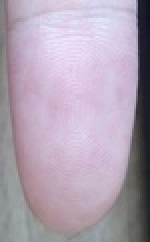
#> input picture resources/fp03.jpg, 75 x 121 px, shrunk from 300 x 484 before the run (shown 2 times larger)
$ python fingerprint_detect.py
#> lines starting #> are read from the running program, lines starting #| are printed output that depends on the picture; after the words box and inside, x2 and y2 are one past the last pixel; in counts of white or black regions, pixels touching at a corner belong together
### pre_process/threshold.py
__author__ = 'sunary'


import cv2
import numpy as np


def ostu_algorithm(img, blursize):
    blur = cv2.GaussianBlur(img, (blursize, blursize), 0)
    hist = cv2.calcHist([blur], [0], None, [256], [0, 256])
    hist_norm = hist.ravel()/hist.max()
    Q = hist_norm.cumsum()
    bins = np.arange(256)
    fn_min = np.inf
    thresh = -1
    for i in xrange(1, 256):
        p1, p2 = np.hsplit(hist_norm, [i]) # probabilities
        q1, q2 = Q[i], Q[255] - Q[i] # cum sum of classes
        b1, b2 = np.hsplit(bins, [i]) # weights

        if q1 == 0: continue
        if q2 == 0: continue
        m1, m2 = np.sum(p1 * b1)/q1, np.sum(p2 * b2)/q2
        v1, v2 = np.sum(((b1 - m1) **2)*p1)/q1, np.sum(((b2 - m2) **2) *p2)/q2
        fn = v1*q1 + v2*q2

        if fn < fn_min:
            fn_min = fn
            thresh = i
    ret, otsu = cv2.threshold(blur, 0, 255, cv2.THRESH_BINARY + cv2.THRESH_OTSU)

    return otsu

### pre_process/gabor_filter.py
__author__ = 'sunary'


import numpy as np
import math


class GaborFilter():

    def __init__(self):
        self.block_size = (9, 9)

    def process(self, pix):
        block_orientation = self.orientation(pix)
        variance_orientation = self.variance(pix)
        pix = self.gabor_filter(block_orientation, variance_orientation, 5, 0)

        return pix

    def orientation(self, pix):
        vx = [[0] * len(pix[0]) for _ in range(len(pix))]
        vy = [[0] * len(pix[0]) for _ in range(len(pix))]

        self._sobel()

        for i in range(len(self.gx)/2, len(pix) - len(self.gx)/2):
            for j in range(len(self.gy)/2, len(pix[0]) - len(self.gy)/2):

                for d1 in range(len(self.gx)):
                    for d2 in range(len(self.gx)):
                        vx[i][j] += self.gx[d1][d2] * pix[i + d1 - len(self.gx)/2][j + d2 - len(self.gx)/2]
                        vy[i][j] += self.gy[d1][d2] * pix[i + d1 - len(self.gx)/2][j + d2 - len(self.gy)/2]

        n_blocks_x = len(pix) / self.block_size[0]
        n_blocks_y = len(pix[0]) / self.block_size[1]

        block_orientation = [[0] * n_blocks_y for _ in range(n_blocks_x)]

        for i in range(0, n_blocks_x):
            for j in range(0, n_blocks_y):
                sum_v1 = 0.0
                sum_v2 = 0.0

                for ii in range(0, self.block_size[0]):
                    for jj in range(0, self.block_size[1]):
                        sum_v1 += 2 * vx[i + ii][j + jj] * vy[i + ii][j + jj]
                        sum_v2 += vx[i + ii][j + jj] **2 - vy[i + ii][j + jj] **2

                block_orientation[i][j] = math.atan2(sum_v2, sum_v1)/2

        return block_orientation

    def variance(self, pix):
        dx = [[0] * len(pix[0]) for _ in range(len(pix))]
        dy = [[0] * len(pix[0]) for _ in range(len(pix))]

        self._sobel()

        for i in range(len(self.gx)/2, len(pix) - len(self.gx)/2):
            for j in range(len(self.gy)/2, len(pix[0]) - len(self.gy)/2):

                for d1 in range(len(self.gx)):
                    for d2 in range(len(self.gx)):
                        dx[i][j] += self.gx[d1][d2] * pix[i + d1 - len(self.gx)/2][j + d2 - len(self.gx)/2]
                        dy[i][j] += self.gy[d1][d2] * pix[i + d1 - len(self.gx)/2][j + d2 - len(self.gy)/2]

        vx = [[2 * dx[i][j] * dy[i][j] for j in range(len(pix[0]))] for i in range(len(pix))]
        vy = [[dx[i][j]**2 - dy[i][j]**2 for j in range(len(pix[0]))] for i in range(len(pix))]

        vx_integral_img = self.cal_integral_img(vx)
        vy_integral_img = self.cal_integral_img(vy)

        orientation = [[0] * len(pix[0]) for _ in range(len(pix))]
        for i in range(len(pix)):
            for j in range(len(pix[0])):
                min_i, max_i, min_j, max_j = self.ij_value((len(pix), len(pix[0])), self.block_size, i, j)

                _vx = vx_integral_img[max_i][max_j] + vx_integral_img[min_i][min_j] -\
                      (vx_integral_img[max_i][min_j] + vx_integral_img[min_i][max_j])
                _vy = vy_integral_img[max_i][max_j] + vy_integral_img[min_i][min_j] -\
                      (vy_integral_img[max_i][min_j] + vy_integral_img[min_i][max_j])

                orientation[i][j] = math.atan2(_vy, _vx)/2

        integral_orientation = self.cal_integral_img(orientation)
        mean_orientation = [[0] * len(pix[0]) for _ in range(len(pix))]
        for i in range(len(pix)):
            for j in range(len(pix[0])):
                min_i, max_i, min_j, max_j = self.ij_value((len(pix), len(pix[0])), self.block_size, i, j)

                mean_orientation[i][j] = 1.*(integral_orientation[max_i][max_j] + integral_orientation[min_i][min_j] -\
                      (integral_orientation[max_i][min_j] + integral_orientation[min_i][max_j]))/\
                      (self.block_size[0] * self.block_size[1])

        variance_orientation = [[0] * len(pix[0]) for _ in range(len(pix))]
        for i in range(self.block_size[0]/2, len(pix) - self.block_size[0]/2):
            for j in range(self.block_size[1]/2, len(pix[0]) - self.block_size[1]/2):

                for m in range(-self.block_size[0]/2, self.block_size[0]/2 + 1):
                    for n in range(-self.block_size[1]/2, self.block_size[1]/2 + 1):
                        variance_orientation[i][j] += (mean_orientation[i][j] - orientation[i + m][j + n])**2

                variance_orientation[i][j] = math.sqrt(variance_orientation[i][j] / (self.block_size[0] * self.block_size[1]))

        return variance_orientation

    def gabor_filter(self, block_orientation, variance_orientation, wavelength, phase_offset):
        gabor = [[0]*len(variance_orientation[0]) for _ in range(len(variance_orientation))]

        for i in range(len(variance_orientation)/self.block_size[0] * self.block_size[0]):
            for j in range(len(variance_orientation[0])/self.block_size[1] * self.block_size[1]):
                theta = block_orientation[i/self.block_size[0]][j/self.block_size[1]]
                x_theta = i * math.cos(theta) + j * math.sin(theta)
                y_theta = -i * math.sin(theta) + j * math.cos(theta)
                try:
                    gabor[i][j] = math.exp(-(x_theta **2 + (wavelength * y_theta) **2)/(2 * variance_orientation[i][j] **2)) * math.cos(2 * math.pi * x_theta/wavelength + phase_offset)
                except:
                    gabor[i][j] = 0

        return gabor

    def _sobel(self):
        self.gx = [[-1, 0, 1],
                  [-2, 0, 2],
                  [-1, 0, 1]]
        self.gy = [[-1, -2, -1],
                  [0, 0, 0],
                  [1, 2, 1]]

        self.gx = [[1, 2, 0, -2, -1],
                   [4, 8, 0, -8, -4],
                   [6, 12, 0, -12, -6],
                   [4, 8, 0, -8, -4],
                   [1, 2, 0, -2, -1]]
        self.gy = [[-1, -4, -6, -4, -1],
                   [-2, -8, -12, -8, -2],
                   [0, 0, 0, 0, 0],
                   [2, 8, 12, 8, 2],
                   [1, 4, 6, 4, 1]]

    def cal_integral_img(self, pix):
        '''
        Examples:
            >>> cal_integral_img([[1, 2, 3], [1, 2, 3], [1, 2, 3]])
            [[1, 3, 6], [2, 6, 12], [3, 9, 18]]
        '''

        integral_img = [[0] * len(pix[0]) for _ in range(len(pix))]

        integral_img[0][0] = pix[0][0]
        for j in range(1, len(pix[0])):
            integral_img[0][j] = integral_img[0][j - 1] + pix[0][j]

        for i in range(1, len(pix)):
            line_sum = 0
            for j in range(len(pix[0])):
                line_sum += pix[i][j]
                integral_img[i][j] = integral_img[i - 1][j] + line_sum

        return integral_img

    def ij_value(self, pix_size, block_size, i, j):
        min_i = max(i - block_size[0]/2-1, 0)
        max_i = min(i + block_size[0]/2, pix_size[0] - 1)
        min_j = max(j - block_size[1]/2-1, 0)
        max_j = min(j + block_size[1]/2, pix_size[1] - 1)

        return min_i, max_i, min_j, max_j


# [13 lines that do not run on import are left out]

### opencv/fingerprint_detect.py
__author__ = 'sunary'


from utils import helper
import os
import cv2
import numpy as np
from pre_process.edge_detect import EdgeDetect
from pre_process import threshold
from pre_process.fingerprint_enhance import FingerprintEnhance
from pre_process.gabor_filter import GaborFilter


class FingerprintDetect():

    def __init__(self):
        pass

    # [25 lines left out: function convert_gray, not called in this run]

    def convert_hsv(self, img_file):
#> called with img_file = '/../resources/fp03.jpg'
        pix = cv2.imread(os.path.dirname(__file__) + img_file)
#> pix is the input picture: shape (121, 75, 3); mean B, G, R 178.9, 162.3, 175.9

        r_size = 5
        c_size = r_size - 1

        # using HSV space
        hsv = cv2.cvtColor(pix, cv2.COLOR_BGR2HLS)
#> hsv: shape (121, 75, 3); mean of channels 0, 1, 2 131.8, 171.8, 49.9
        pix_s = hsv[:, :, 1]
        cv2.imshow('pix-s', pix_s)
        # Adaptive Threshold -> CLAHE
        clahe = cv2.createCLAHE(clipLimit=2.0, tileGridSize=(c_size, c_size))
        pix_clahe = clahe.apply(pix_s)
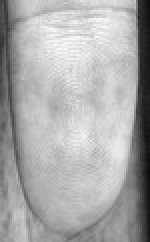
#> pix_clahe: shape (121, 75) (shown 2 times larger); min 13, max 249, mean 170.1
        pix_bin = cv2.adaptiveThreshold(pix_clahe, 255, cv2.ADAPTIVE_THRESH_MEAN_C, cv2.THRESH_BINARY_INV,
                                        blockSize=r_size*2 + 1, C=r_size)
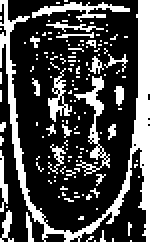
#> pix_bin: shape (121, 75) (shown 2 times larger); 28.7% white; 144 white regions (129 under 20 px), largest, box (x1, y1, x2, y2) and area: (0, 0, 75, 121) 1312, (37, 38, 55, 88) 220, (16, 1, 65, 11) 174
        cv2.imshow('pix-bin', pix_bin)
        pix_threshold = threshold.ostu_algorithm(pix_bin, r_size - 2)
#> in ostu_algorithm, `blur = cv2.GaussianBlur(img, (blursize, blursize), 0)`:
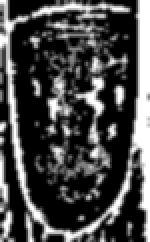
#> blur: shape (121, 75) (shown 2 times larger); min 0, max 255, mean 73
#> in ostu_algorithm, `hist = cv2.calcHist([blur], [0], None, [256], [0, 256])`: hist = 256 values, max 3590 at index 0, min 0 at index 1, mean 35.45
#> in ostu_algorithm, `hist_norm = hist.ravel()/hist.max()`: hist_norm = 256 values, max 1 at index 0, min 0 at index 1, mean 0.00987
#> in ostu_algorithm, `Q = hist_norm.cumsum()`: Q = 256 values from 1 to 2.53
#> the loop in ostu_algorithm, `for i in xrange(1, 256):` made 255 passes
#> (p1, q1, q2, m1, m2, v1, v2, fn) on pass 1: ([1], 1, 1.53, 0, 120.8, 0, 6773.9, 10349.5)
#> (q1, q2, m1, m2, v1, v2, fn, fn_min) on passes 17, 33, 49, 65, 81, 97: (1.17, 1.36, 2.27, 133.6, 31.22, 6097.9, 8342.5, 8342.5), (1.3, 1.23, 5.25, 144.3, 107.8, 5538.4, 6964.7, 6964.7), (1.43, 1.09, 9.36, 156.4, 256.3, 4920.7, 5752.6, 5752.6), (1.63, 0.899, 15.92, 176.5, 540.5, 3730.9, 4235, 4235), (1.7, 0.83, 18.52, 184.5, 678.8, 3201.9, 3810.3, 3810.3), (1.81, 0.72, 23.24, 198.1, 980.6, 2310.3, 3436.3, 3436.3)
#> after the loop in ostu_algorithm, `for i in xrange(1, 256):`: fn_min = 3423.3; thresh = 113
#> in ostu_algorithm, `ret, otsu = cv2.threshold(blur, 0, 255, cv2.THRESH_BINARY + cv2.THRESH..`:
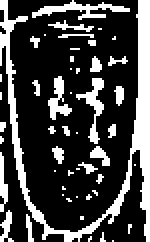
#> otsu: shape (121, 75) (shown 2 times larger); 26.6% white; 50 white regions (34 under 20 px), largest, box (x1, y1, x2, y2) and area: (0, 0, 75, 121) 1333, (16, 0, 65, 10) 178, (38, 39, 52, 72) 147
#> in ostu_algorithm, `ret, otsu = cv2.threshold(blur, 0, 255, cv2.THRESH_BINARY + cv2.THRESH..`: ret = 112
        cv2.imshow('pix-ostu', pix_threshold)

        # fe = FingerprintEnhance()
        # pix_enhance = fe.gabor_filter(pix_threshold)
        # cv2.imshow("pix-enhance", np.array(pix_enhance))

        gabor = GaborFilter()
        pix_gabor = gabor.process(pix_threshold)
#> in orientation, `vx = [[0] * len(pix[0]) for _ in range(len(pix))]`: vx = 121 items
#> the loop in orientation, `for i in range(len(self.gx)/2, len(pix) - len(self.gx)/2):` made 117 passes
#> in orientation, `n_blocks_x = len(pix) / self.block_size[0]`: n_blocks_x = 13
#> in orientation, `n_blocks_y = len(pix[0]) / self.block_size[1]`: n_blocks_y = 8
#> in orientation, `block_orientation = [[0] * n_blocks_y for _ in range(n_blocks_x)]`: block_orientation = 13 items, first 6: [0, 0, 0, 0, 0, 0, 0, 0], [0, 0, 0, 0, 0, 0, 0, 0], [0, 0, 0, 0, 0, 0, 0, 0], [0, 0, 0, 0, 0, 0, 0, 0], [0, 0, 0, 0, 0, 0, 0, 0], [0, 0, 0, 0, 0, 0, 0, 0]
#> after the loop in orientation, `for i in range(0, n_blocks_x):`: block_orientation = 13 items
#> in variance, `dx = [[0] * len(pix[0]) for _ in range(len(pix))]`: dx = 121 items
#> the loop in variance, `for i in range(len(self.gx)/2, len(pix) - len(self.gx)/2):` made 117 passes
#> the loop in cal_integral_img, `for j in range(1, len(pix[0])):` made 74 passes
#> the loop in cal_integral_img, `for i in range(1, len(pix)):` made 120 passes
#> the loop in cal_integral_img (call 2), `for j in range(1, len(pix[0])):` made 74 passes
#> the loop in cal_integral_img (call 2), `for i in range(1, len(pix)):` made 120 passes
#> the loop in variance, `for i in range(len(pix)):` made 121 passes
#> the loop in variance, `for i in range(len(pix)):` made 121 passes
#> the loop in variance, `for i in range(self.block_size[0]/2, len(pix) - self.block_size[0]/2):` made 113 passes
#> the loop in gabor_filter, `for i in range(len(variance_orientation)/self.block_size[0] * self.blo..` made 117 passes
        cv2.imshow("pix-gabor", np.array(pix_gabor))

        cv2.waitKey()

if __name__ == '__main__':
    fp_detect = FingerprintDetect()
    # fp_detect.convert_gray('/../resources/fp03.jpg')
    fp_detect.convert_hsv('/../resources/fp03.jpg')

$ run again, with resources/fp02.jpg copied over resources/fp03.jpg
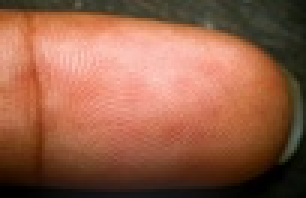
#> input picture resources/fp02.jpg, 102 x 66 px, shrunk from 408 x 262 before the run (shown 3 times larger)
#> in convert_hsv, pix is the input picture: shape (66, 102, 3); mean B, G, R 71.2, 95.1, 148.6
#> hsv: shape (66, 102, 3); mean of channels 0, 1, 2 14.7, 110.2, 142.1
#> pix_bin: shape (66, 102); 30.9% white; 104 white regions (95 under 20 px), largest, box (x1, y1, x2, y2) and area: (0, 0, 102, 66) 750, (0, 0, 70, 58) 571, (18, 19, 42, 36) 127
#> in ostu_algorithm, `blur = cv2.GaussianBlur(img, (blursize, blursize), 0)`:
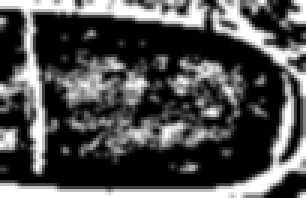
#> blur: shape (66, 102) (shown 3 times larger); min 0, max 255, mean 78.8
#> hist = 256 values, max 2463 at index 0, min 0 at index 1, mean 26.3
#> hist_norm = 256 values, max 1 at index 0, min 0 at index 1, mean 0.0107
#> Q = 256 values from 1 to 2.73
#> the loop in ostu_algorithm, `for i in xrange(1, 256):` made 255 passes
#> (p1, q1, q2, m1, m2, v1, v2, fn) on pass 1: ([1], 1, 1.73, 0, 124.2, 0, 6477.8, 11227.7)
#> after the loop in ostu_algorithm, `for i in xrange(1, 256):`: fn_min = 3973.4; thresh = 97
#> in ostu_algorithm, `ret, otsu = cv2.threshold(blur, 0, 255, cv2.THRESH_BINARY + cv2.THRESH..`:
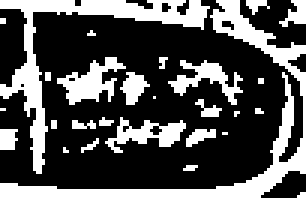
#> otsu: shape (66, 102) (shown 3 times larger); 32.1% white; 28 white regions (17 under 20 px), largest, box (x1, y1, x2, y2) and area: (0, 0, 102, 66) 783, (0, 0, 70, 58) 615, (19, 19, 42, 35) 167
#> ret = 96
#> in orientation, `vx = [[0] * len(pix[0]) for _ in range(len(pix))]`: vx = 66 items
#> the loop in orientation, `for i in range(len(self.gx)/2, len(pix) - len(self.gx)/2):` made 62 passes
#> n_blocks_x = 7
#> n_blocks_y = 11
#> in orientation, `block_orientation = [[0] * n_blocks_y for _ in range(n_blocks_x)]`: block_orientation = [[0, 0, 0, 0, 0, 0, 0, 0, 0, 0, 0], [0, 0, 0, 0, 0, 0, 0, 0, 0, 0, 0], [0, 0, 0, 0, 0, 0, 0, 0, 0, 0, 0], [0, 0, 0, 0, 0, 0, 0, 0, 0, 0, 0], [0, 0, 0, 0, 0, 0, 0, 0, 0, 0, 0], [0, 0, 0, 0, 0, 0, 0, 0, 0, 0, 0], [0, 0, 0, 0, 0, 0, 0, 0, 0, 0, 0]]
#> after the loop in orientation, `for i in range(0, n_blocks_x):`: block_orientation = 7 items
#> dx = 66 items
#> the loop in variance, `for i in range(len(self.gx)/2, len(pix) - len(self.gx)/2):` made 62 passes
#> the loop in cal_integral_img, `for j in range(1, len(pix[0])):` made 101 passes
#> the loop in cal_integral_img, `for i in range(1, len(pix)):` made 65 passes
#> the loop in cal_integral_img (call 2), `for j in range(1, len(pix[0])):` made 101 passes
#> the loop in cal_integral_img (call 2), `for i in range(1, len(pix)):` made 65 passes
#> the loop in variance, `for i in range(len(pix)):` made 66 passes
#> the loop in variance, `for i in range(len(pix)):` made 66 passes
#> the loop in variance, `for i in range(self.block_size[0]/2, len(pix) - self.block_size[0]/2):` made 58 passes
#> the loop in gabor_filter, `for i in range(len(variance_orientation)/self.block_size[0] * self.blo..` made 63 passes

$ run again, with resources/face01.jpg copied over resources/fp03.jpg
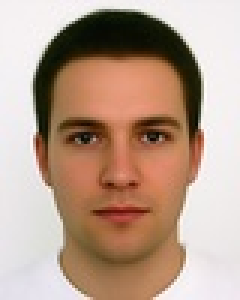
#> input picture resources/face01.jpg, 80 x 100 px, shrunk from 320 x 400 before the run (shown 3 times larger)
#> in convert_hsv, pix is the input picture: shape (100, 80, 3); mean B, G, R 140.9, 158.1, 184.3
#> hsv: shape (100, 80, 3); mean of channels 0, 1, 2 49.7, 162.7, 88
#> pix_bin: shape (100, 80); 27.6% white; 21 white regions (15 under 20 px), largest, box (x1, y1, x2, y2) and area: (11, 3, 68, 100) 1621, (20, 38, 60, 66) 393, (28, 66, 53, 73) 78, (4, 83, 15, 92) 33, (67, 83, 75, 90) 25, (37, 74, 44, 78) 23
#> in ostu_algorithm, `blur = cv2.GaussianBlur(img, (blursize, blursize), 0)`:
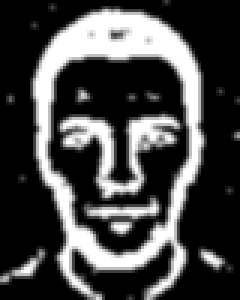
#> blur: shape (100, 80) (shown 3 times larger); min 0, max 255, mean 70.4
#> hist = 256 values, max 4543 at index 0, min 0 at index 1, mean 31.25
#> hist_norm = 256 values, max 1 at index 0, min 0 at index 1, mean 0.00688
#> Q = 256 values from 1 to 1.76
#> the loop in ostu_algorithm, `for i in xrange(1, 256):` made 255 passes
#> (p1, q1, q2, m1, m2, v1, v2, fn) on pass 1: ([1], 1, 0.761, 0, 162.9, 0, 7850.7, 5974)
#> after the loop in ostu_algorithm, `for i in xrange(1, 256):`: fn_min = 1512.5; thresh = 113
#> in ostu_algorithm, `ret, otsu = cv2.threshold(blur, 0, 255, cv2.THRESH_BINARY + cv2.THRESH..`:
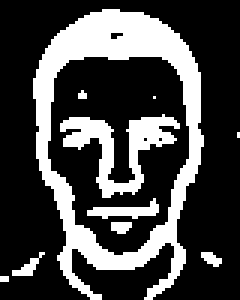
#> otsu: shape (100, 80) (shown 3 times larger); 27.8% white; 10 white regions (4 under 20 px), largest, box (x1, y1, x2, y2) and area: (11, 3, 68, 100) 1634, (20, 38, 60, 66) 415, (29, 66, 53, 73) 79, (4, 84, 15, 92) 32, (37, 74, 44, 78) 23, (67, 84, 74, 89) 22
#> ret = 112
#> in orientation, `vx = [[0] * len(pix[0]) for _ in range(len(pix))]`: vx = 100 items
#> the loop in orientation, `for i in range(len(self.gx)/2, len(pix) - len(self.gx)/2):` made 96 passes
#> n_blocks_x = 11
#> n_blocks_y = 8
#> in orientation, `block_orientation = [[0] * n_blocks_y for _ in range(n_blocks_x)]`: block_orientation = 11 items, first 6: [0, 0, 0, 0, 0, 0, 0, 0], [0, 0, 0, 0, 0, 0, 0, 0], [0, 0, 0, 0, 0, 0, 0, 0], [0, 0, 0, 0, 0, 0, 0, 0], [0, 0, 0, 0, 0, 0, 0, 0], [0, 0, 0, 0, 0, 0, 0, 0]
#> after the loop in orientation, `for i in range(0, n_blocks_x):`: block_orientation = 11 items, first 6: [0, 0, 0, 0, 0, 0, 0, 0], [0, 0, 0, 0, 0, 0, 0, 0], [0, 0, 0, 0, 0, 0, 0, 0], [0, 0, 0, 0, 0, 0, 0, 1.57], [0, 0, 0, 0, 0, 0, 0, 1.34], [0, 0, 0, 0, 0, 0, 1.57, 1.29]
#> dx = 100 items
#> the loop in variance, `for i in range(len(self.gx)/2, len(pix) - len(self.gx)/2):` made 96 passes
#> the loop in cal_integral_img, `for j in range(1, len(pix[0])):` made 79 passes
#> the loop in cal_integral_img, `for i in range(1, len(pix)):` made 99 passes
#> the loop in cal_integral_img (call 2), `for j in range(1, len(pix[0])):` made 79 passes
#> the loop in cal_integral_img (call 2), `for i in range(1, len(pix)):` made 99 passes
#> the loop in variance, `for i in range(len(pix)):` made 100 passes
#> the loop in variance, `for i in range(len(pix)):` made 100 passes
#> the loop in variance, `for i in range(self.block_size[0]/2, len(pix) - self.block_size[0]/2):` made 92 passes
#> the loop in gabor_filter, `for i in range(len(variance_orientation)/self.block_size[0] * self.blo..` made 99 passes

$ run again, with resources/face02.jpg copied over resources/fp03.jpg
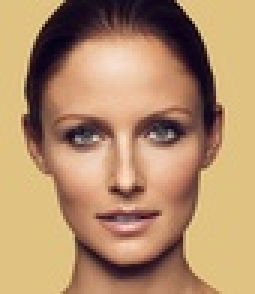
#> input picture resources/face02.jpg, 85 x 98 px, shrunk from 341 x 390 before the run (shown 3 times larger)
#> in convert_hsv, pix is the input picture: shape (98, 85, 3); mean B, G, R 106.9, 142.2, 178.7
#> hsv: shape (98, 85, 3); mean of channels 0, 1, 2 33.2, 142.4, 126.3
#> pix_bin: shape (98, 85); 29.2% white; 37 white regions (31 under 20 px), largest, box (x1, y1, x2, y2) and area: (7, 0, 74, 98) 1672, (18, 36, 65, 67) 475, (31, 70, 54, 80) 112, (25, 26, 34, 32) 31, (39, 0, 45, 8) 25, (49, 26, 56, 31) 24
#> in ostu_algorithm, `blur = cv2.GaussianBlur(img, (blursize, blursize), 0)`:
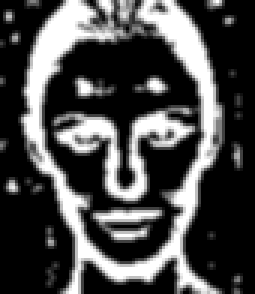
#> blur: shape (98, 85) (shown 3 times larger); min 0, max 255, mean 74.5
#> hist = 256 values, max 4276 at index 0, min 0 at index 1, mean 32.54
#> hist_norm = 256 values, max 1 at index 0, min 0 at index 1, mean 0.00761
#> Q = 256 values from 1 to 1.95
#> the loop in ostu_algorithm, `for i in xrange(1, 256):` made 255 passes
#> (p1, q1, q2, m1, m2, v1, v2, fn) on pass 1: ([1], 1, 0.948, 0, 153.1, 0, 7826.3, 7420)
#> after the loop in ostu_algorithm, `for i in xrange(1, 256):`: fn_min = 2050.1; thresh = 113
#> in ostu_algorithm, `ret, otsu = cv2.threshold(blur, 0, 255, cv2.THRESH_BINARY + cv2.THRESH..`:
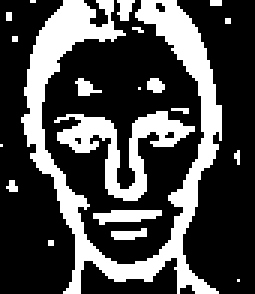
#> otsu: shape (98, 85) (shown 3 times larger); 29.1% white; 20 white regions (13 under 20 px), largest, box (x1, y1, x2, y2) and area: (7, 0, 74, 98) 1699, (18, 37, 65, 67) 475, (31, 70, 54, 75) 77
#> ret = 112
#> in orientation, `vx = [[0] * len(pix[0]) for _ in range(len(pix))]`: vx = 98 items
#> the loop in orientation, `for i in range(len(self.gx)/2, len(pix) - len(self.gx)/2):` made 94 passes
#> n_blocks_x = 10
#> n_blocks_y = 9
#> in orientation, `block_orientation = [[0] * n_blocks_y for _ in range(n_blocks_x)]`: block_orientation = 10 items, first 6: [0, 0, 0, 0, 0, 0, 0, 0, 0], [0, 0, 0, 0, 0, 0, 0, 0, 0], [0, 0, 0, 0, 0, 0, 0, 0, 0], [0, 0, 0, 0, 0, 0, 0, 0, 0], [0, 0, 0, 0, 0, 0, 0, 0, 0], [0, 0, 0, 0, 0, 0, 0, 0, 0]
#> after the loop in orientation, `for i in range(0, n_blocks_x):`: block_orientation = 10 items
#> dx = 98 items
#> the loop in variance, `for i in range(len(self.gx)/2, len(pix) - len(self.gx)/2):` made 94 passes
#> the loop in cal_integral_img, `for j in range(1, len(pix[0])):` made 84 passes
#> the loop in cal_integral_img, `for i in range(1, len(pix)):` made 97 passes
#> the loop in cal_integral_img (call 2), `for j in range(1, len(pix[0])):` made 84 passes
#> the loop in cal_integral_img (call 2), `for i in range(1, len(pix)):` made 97 passes
#> the loop in variance, `for i in range(len(pix)):` made 98 passes
#> the loop in variance, `for i in range(len(pix)):` made 98 passes
#> the loop in variance, `for i in range(self.block_size[0]/2, len(pix) - self.block_size[0]/2):` made 90 passes
#> the loop in gabor_filter, `for i in range(len(variance_orientation)/self.block_size[0] * self.blo..` made 90 passes
